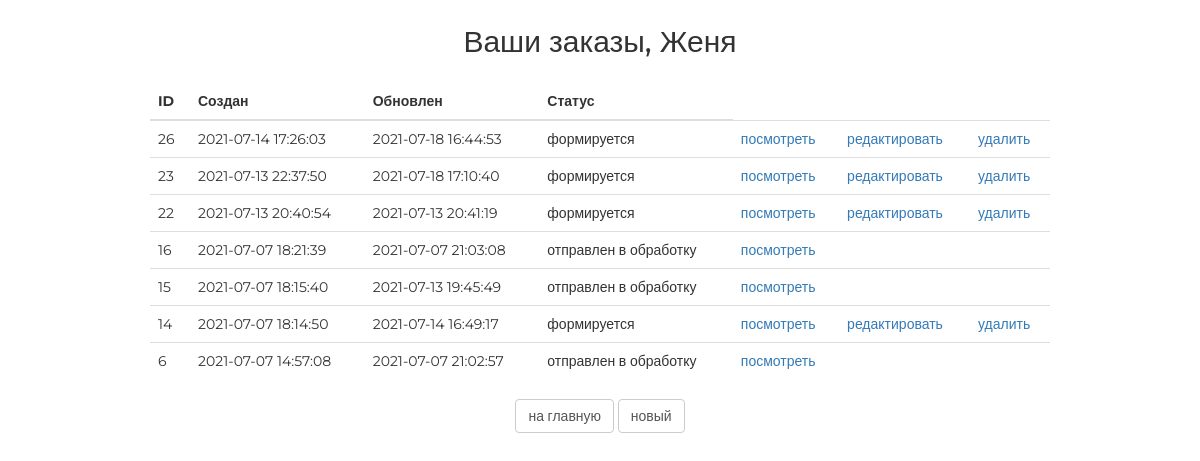
The app's page /orders/ (signed in) with its own data.
### authapp/models.py (models this page shows, shortened)
class ShopUser(AbstractUser):
    avatar = models.ImageField(upload_to='user_avatars', blank=True)
    age = models.PositiveIntegerField(verbose_name='возраст', default=18)
    activation_key = models.CharField(max_length=128, blank=True)
    activation_key_created = models.DateTimeField(auto_now_add=True, blank=True, null=True)

### ordersapp/models.py (models this page shows, shortened)
class Order(models.Model):
    FORMING = 'FM'
    SENT_TO_PROCEED = 'STP'
    PROCEEDED = 'PRD'
    PAID = 'PD'
    READY = 'RDY'
    CANCEL = 'CNC'
    STATUS_CHOICES = (
        (FORMING, 'формируется'),
        (SENT_TO_PROCEED, 'отправлен в обработку'),
        (PAID, 'оплачен'),
        (PROCEEDED, 'обрабатывается'),
        (READY, 'готов к выдаче'),
        (CANCEL, 'отменен'),
    )
    user = models.ForeignKey(get_user_model(), on_delete=models.CASCADE, related_name='orders')
    created = models.DateTimeField(verbose_name='создан', auto_now_add=True)
    updated = models.DateTimeField(verbose_name='обновлен', auto_now=True)
    status = models.CharField(verbose_name='статус',
                              max_length=3,
                              choices=STATUS_CHOICES,
                              default=FORMING)
    is_active = models.BooleanField(verbose_name='активен', default=True)
    @property
    def is_forming(self):
        return self.status == self.FORMING
    class Meta:
        ordering = ('-created',)
        verbose_name = 'заказ'
        verbose_name_plural = 'заказы'

### ordersapp/views.py (the view)
# urls.py: path('', ordersapp.OrderList.as_view(), name='index'),
class OrderList(PageTitleMixin, ListView):
    model = Order
    page_title = 'список заказов'
    def get_queryset(self):
        return self.request.user.orders.all()

### mainapp/context_processors.py (called while the page is built)
def categories(request):
    return {
        'categories': ProductCategory.objects.filter(is_active=True)
    }

### ordersapp/views.py (called while the page is built)
    def get_context_data(self, **kwargs):
        context = super().get_context_data(**kwargs)
        context[self.page_title_key] = self.page_title
        return context

### ordersapp/templates/ordersapp/order_list.html
{% extends 'ordersapp/base.html' %}
{% load static %}
{% block container %}
   <div class="h2 text-center head">
       Ваши заказы,
       {% if user.first_name %}{{ user.first_name|title}}{% else %}Пользователь{% endif %}
   </div>
   <table class="table">
       <thead>
         <tr>
           <th>ID</th>
           <th>Создан</th>
           <th>Обновлен</th>
           <th>Статус</th>
         </tr>
       </thead>
       <tbody>
           {% for item in object_list %}
               {% if item.is_active %}
               <tr>
                   <td class="td1 orders_list">{{ item.pk }}</td>
                   <td>{{ item.created|date:"Y-m-d H:i:s" }}</td>
                   <td>{{ item.updated|date:"Y-m-d H:i:s" }}</td>
                   <td>{{ item.get_status_display }}</td>
                   <td>
                       <a href="{% url 'orders:read' item.pk %}">посмотреть</a>
                   </td>
                   <td>
                       {% if item.is_forming %}
                         <a href="{% url 'orders:update' item.pk %}">редактировать</a>
                       {% endif %}
                   </td>
                   <td>
                       {% if item.is_forming %}
                         <a href="{% url 'orders:delete' item.pk %}">удалить</a>
                       {% endif %}
                   </td>
               </tr>
               {% endif %}
           {% endfor %}
       </tbody>
   </table>
    <div class="text-center">
        <button class="btn btn-default btn-round">
           <a href="{% url 'index' %}">на главную</a>
       </button>
       <button class="btn btn-default btn-round">
           <a href="{% url 'orders:create' %}">новый</a>
       </button>
    </div>
{% endblock %}

### geekshop/static/style.css (style rules this page uses)
* { margin: 0; padding: 0; }
.td1.orders_list { width: 40px; }
body { font-family: 'Montserrat', sans-serif; }
html, body { height: 100%; }
.basket_container .head { margin: 25px auto; }
.basket_container button a { text-decoration: none; color: #555; }
table { width: 100%; }
td:first-child { width: 235px; }

### records on screen
ShopUser: first_name "Женя"
Order: pk "26", created "2021-07-14 17:26:03", updated "2021-07-18 16:44:53", status "формируется", shows "редактировать", shows "удалить"
Order: pk "23", created "2021-07-13 22:37:50", updated "2021-07-18 17:10:40", status "формируется", shows "редактировать", shows "удалить"
Order: pk "22", created "2021-07-13 20:40:54", updated "2021-07-13 20:41:19", status "формируется", shows "редактировать", shows "удалить"
Order: pk "16", created "2021-07-07 18:21:39", updated "2021-07-07 21:03:08", status "отправлен в обработку"
Order: pk "15", created "2021-07-07 18:15:40", updated "2021-07-13 19:45:49", status "отправлен в обработку"
Order: pk "14", created "2021-07-07 18:14:50", updated "2021-07-14 16:49:17", status "формируется", shows "редактировать", shows "удалить"
Order: pk "6", created "2021-07-07 14:57:08", updated "2021-07-07 21:02:57", status "отправлен в обработку"
